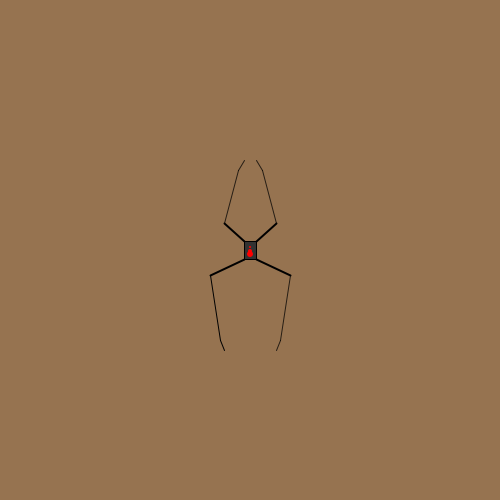
Frame 1 (no input)
Frame 60 (the mouse pressed at the canvas centre just before this capture): identical to frame 1, image omitted
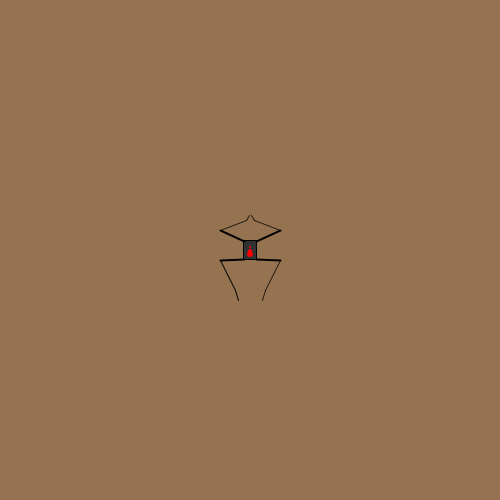
Frame 120 (the mouse held since frame 60 and released just before this capture)

The Processing sketch that drew these frames (run headless with seeded random() and noise(); from frame 60 on, the mouse is pressed at the canvas centre):

// Processing sketch: processing_19243
// ── processing_19243.pde

//01/22/2011  |  Molly Morin  |  mollymorin.com
//development sample for lesson 2, learning processing
//created for Emerging Formats for Digital Art, University of Notre Dame
//Rollover, my zoog curls up if you mouse-over, shrinks if you click


////variables:  we will slowly move values that define your sketch here

float centerX = 250;//the horizontal center
float centerY = 250;//the vertical center

//i'm defining each leg joint as a variable...nomencalture becomes important here
//i will need front and back, but can use symmetry to do left and right
//front legs
float fbX=6;//f=front, b=body, x
float fbY=9;
float fj1x=26;//j1=joint1...by my definition, first joint from body
float fj1y=27;
float fj2x=12;
float fj2y=80;
float feX=6; //e=end
float feY=90;

//back legs
float bbX=6;
float bbY=9;
float bj1x=40;
float bj1y=25;
float bj2x=30;
float bj2y=90;
float beX=26;
float beY=100;

////setup:  this defines the size and some features of your sketch
void setup(){
  size (500,500);
  smooth();
}

////draw:  this is where the action happens
void draw(){

  background(150, 115, 80);
  
  //conditionals
  
  rectMode(CENTER);
  
  //a conditional with some math to make the spider curl up
  if(mouseX>240 && mouseX<260 && mouseY>240 && mouseX<260){
    //front legs
    fj1x=30;
    fj1y=20;
    fj2x=4;
    fj2y=30;
    feX=1;
    feY=35;
    
    //back legs
    bj1x=30;
    bj1y=10;
    bj2x=15;
    bj2y=40;
    beX=12;
    beY=50;
  }else{
    fbX=6;//f=front, b=body, x
    fbY=9;
    fj1x=26;//j1=joint1...by my definition, first joint from body
    fj1y=27;
    fj2x=12;
    fj2y=80;
    feX=6; //e=end
    feY=90;

    //back legs
    bbX=6;
    bbY=9;
    bj1x=40;
    bj1y=25;
    bj2x=30;
    bj2y=90;
    beX=26;
    beY=100;
  }
  
  
  //body
  stroke(0);
  fill(50);

  if(mousePressed){
    rect(centerX, centerY, random(10,15), random(15,22));
  }else{
    rect(centerX, centerY, 12, 18); 
  }
  
  //spots on body
  noStroke();
  fill(255,0,0);
  ellipse(centerX, centerY-3, 2, 2);
  ellipse(centerX, centerY+1, 4, 4); 
  ellipse(centerX, centerY+4, 6, 6);
  
  //front left leg
  stroke(0); //solid black
  strokeWeight(2);
  line (centerX-fbX, centerY-fbY, centerX-fj1x, centerY-fj1y);//body segment
  stroke(0, 190);
  strokeWeight(1);
  line (centerX-fj1x, centerY-fj1y, centerX-fj2x, centerY-fj2y);//middle segment
  strokeWeight(1);
  line (centerX-fj2x, centerY-fj2y, centerX-feX, centerY-feY);//end segment
  
  //front right leg
  stroke(0); 
  strokeWeight(2);
  line (centerX+fbX, centerY-fbY, centerX+fj1x, centerY-fj1y);//body segment
  stroke(0, 190);
  strokeWeight(1);
  line (centerX+fj1x, centerY-fj1y, centerX+fj2x, centerY-fj2y);//middle segment
  line (centerX+fj2x, centerY-fj2y, centerX+feX, centerY-feY);//end segment
  
  //back left leg
  stroke(0); 
  strokeWeight(2);
  line (centerX-bbX, centerY+bbY, centerX-bj1x, centerY+bj1y);//body segment
  strokeWeight(2);
  strokeWeight(1);
  line (centerX-bj1x, centerY+bj1y, centerX-bj2x, centerY+bj2y);//middle segment
  strokeWeight(1);
  line (centerX-bj2x, centerY+bj2y, centerX-beX, centerY+beY);//end segment
  
  //back right leg
  stroke(0); 
  strokeWeight(2);
  line (centerX+bbX, centerY+bbY, centerX+bj1x, centerY+bj1y);//body segment
  strokeWeight(1);
  stroke(0, 190);
  line (centerX+bj1x, centerY+bj1y, centerX+bj2x, centerY+bj2y);//middle segment
  strokeWeight(1);
  line (centerX+bj2x, centerY+bj2y, centerX+beX, centerY+beY);//end segment
  


}


//notes:  This is not effecient, even for a sketch without variables
//that's OK, we can make it more efficient later
